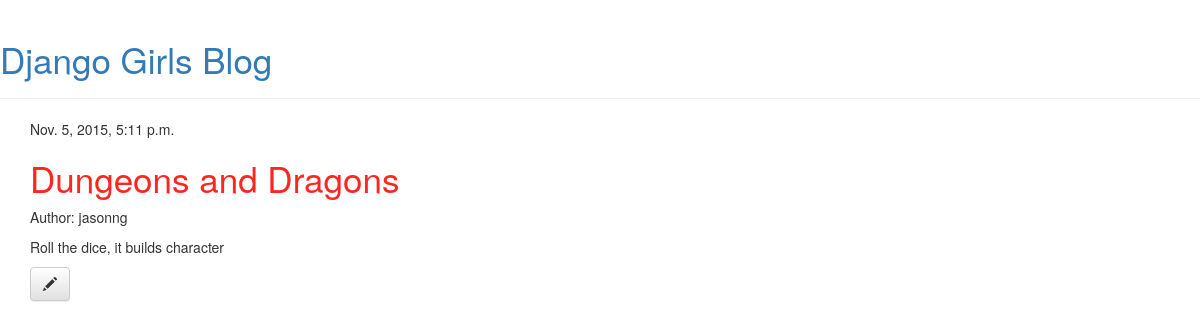
Screenshot of /post/7/ with the database file from the repository.
### blog/models.py (models this page shows, shortened)
class Post(models.Model):
	author = models.ForeignKey('auth.User')
	title = models.CharField(max_length=200)
	text = models.TextField()
	created_date = models.DateTimeField(
		default=timezone.now)
	published_date = models.DateTimeField(
		blank=True, null=True)

### blog/views.py (the view)
# urls.py: url(r'^post/(?P<pk>[0-9]+)/$', views.post_detail, name='post_detail'),
def post_detail(request, pk):
    post = get_object_or_404(Post, pk=pk)
    return render(request, 'blog/post_detail.html', {'post': post})

### blog/templates/blog/post_detail.html
{% extends "blog/base.html" %}
{% block content %}
	<div class="post">
		{% if post.published_date %}
			<div class="date">
				{{ post.published_date }}
			</div>
		{% endif %}
		<h1> {{ post.title}}</h1>
		<p>Author: {{post.author}}</p>
		<p> {{post.text | linebreaks }} </p>
	</div>
	<a class="btn btn-default" href="{% url "post_edit" pk=post.pk %}"><span class="glyphicon glyphicon-pencil"></span></a>
{% endblock %}

### blog/static/css/blog.css (style rules this page uses)
h1 { font-size: 2.5em; color: #FC2720; }

### rows the page displays
Post: published_date "Nov. 5, 2015, 5:11 p.m.", title "Dungeons and Dragons", author "jasonng", text "Roll the dice, it builds character"
